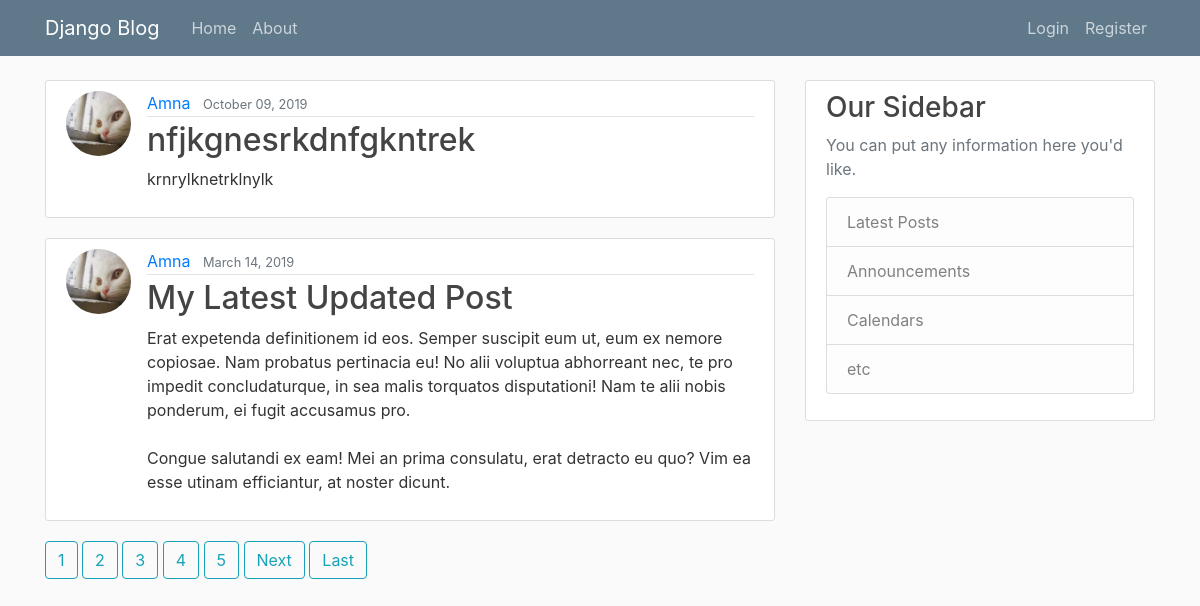
Screenshot of /blog/ with the database file from the repository.
### blog/models.py (models this page shows, shortened)
class Post(models.Model):
	title=models.CharField(max_length=100)
	content=models.TextField()
	date_posted=models.DateTimeField(default=timezone.now)
	author=models.ForeignKey(User, on_delete=models.CASCADE)

### users/models.py (models this page shows, shortened)
class Profile(models.Model):
	user=models.OneToOneField(User, on_delete=models.CASCADE)
	image=models.ImageField(default='default.jpg', upload_to='profile_pics')

### blog/views.py (the view)
# urls.py: path('', PostListView.as_view(), name='blog-home'),
class PostListView(ListView):
	model=Post
	template_name='blog/home.html'
	context_object_name='posts'
	ordering=['-date_posted']
	paginate_by= 2

### blog/templates/blog/home.html (shortened to what this page needs)
{% extends "blog/base.html" %}
{% block content %}
	{% for post in posts %}
		<article class="media content-section">
			<img class="rounded-circle article-img" src="{{post.author.profile.image.url}}"></img>
		  <div class="media-body">
		    <div class="article-metadata">
		      <a class="mr-2" href="{% url 'user-posts' post.author.username %}">{{ post.author }}</a>
		      <small class="text-muted">{{ post.date_posted|date:"F d, Y" }}</small>
		    </div>
		    <h2><a class="article-title" href="{% url 'post-detail' post.id %}">{{ post.title }}</a></h2>
		    <p class="article-content">{{ post.content }}</p>
		  </div>
		</article>
	{% endfor %}
    {% if is_paginated %}
		{% for i in page_obj.paginator.page_range %}
		    {% if page_obj.number == i %}
		        <a class="btn btn-outline-info mb-4" href="?page={{i}}">{{i}}</a>
		    {% elif i > page_obj.number|add:'-5' and i < page_obj.number|add:'5' %}
		        <a class="btn btn-outline-info mb-4" href="?page={{i}}">{{ i }}</a>
		    {% endif %}
		{% endfor %}
		{% if page_obj.has_next %}
		    <a class="btn btn-outline-info mb-4" href="?page={{page_obj.next_page_number}}">Next</a>
			<a class="btn btn-outline-info mb-4" href="?page={{page_obj.paginator.num_pages}}">Last</a>
		{% endif %}
	{% endif %}
{% endblock content %}

### blog/templates/blog/base.html (shortened to what this page needs)
{% load static %}
<!DOCTYPE html>
<html>
<head>
    <link rel="stylesheet" href="https://maxcdn.bootstrapcdn.com/bootstrap/4.0.0/css/bootstrap.min.css">
    <link rel="stylesheet" type="text/css" href="{% static 'blog/main.css' %}">
</head>
<body>
	<header class="site-header">
	    <nav class="navbar navbar-expand-md navbar-dark bg-steel fixed-top">
	      <div class="container">
	        <a class="navbar-brand mr-4" href="{% url 'blog-home'%}">Django Blog</a>
	        <div class="collapse navbar-collapse" id="navbarToggle">
	          <div class="navbar-nav mr-auto">
	            <a class="nav-item nav-link" href="{% url 'blog-home'%}">Home</a>
	            <a class="nav-item nav-link" href="{% url 'blog-about'%}">About</a>
	          </div>
	          <div class="navbar-nav">
	          	{% if user.is_authenticated %}
		            <a class="nav-item nav-link" href="{%url 'post-create'%}">New Post</a>
		            <a class="nav-item nav-link" href="{%url 'profile'%}">Profile</a>
					<a class="nav-item nav-link" href="{%url 'logout'%}">Logout</a>
	          	{%else %}
		            <a class="nav-item nav-link" href="{%url 'login'%}">Login</a>
		            <a class="nav-item nav-link" href="{%url 'register'%}">Register</a>
				{%endif%}
	          </div>
	        </div>
	      </div>
	    </nav>
	</header>
	<main role="main" class="container">
		<div class="row">
		<div class="col-md-8">
		  {% block content %}{% endblock %}
		</div>
		<div class="col-md-4">
		  <div class="content-section">
		    <h3>Our Sidebar</h3>
		    <p class='text-muted'>You can put any information here you'd like.
		      <ul class="list-group">
		        <li class="list-group-item list-group-item-light">Latest Posts</li>
		        <li class="list-group-item list-group-item-light">Announcements</li>
		        <li class="list-group-item list-group-item-light">Calendars</li>
		        <li class="list-group-item list-group-item-light">etc</li>
		      </ul>
		    </p>
		  </div>
		</div>
		</div>
	</main>
</body>
</html>

### blog/static/blog/main.css (style rules this page uses)
body { background: #fafafa; color: #333333; margin-top: 5rem; }
h1, h2, h3, h4, h5, h6 { color: #444444; }
ul { margin: 0; }
.bg-steel { background-color: #5f788a; }
.site-header .navbar-nav .nav-link { color: #cbd5db; }
.content-section { background: #ffffff; padding: 10px 20px; border: 1px solid #dddddd; border-radius: 3px; margin-bottom: 20px; }
.article-title { color: #444444; }
.article-content { white-space: pre-line; }
.article-img { height: 65px; width: 65px; margin-right: 16px; }
.article-metadata { padding-bottom: 1px; margin-bottom: 4px; border-bottom: 1px solid #e3e3e3 }

### rows the page displays
Post: author.profile.image (picture), author "Amna", date_posted "October 09, 2019", title "nfjkgnesrkdnfgkntrek", content "krnrylknetrklnylk"
Post: author.profile.image (picture), author "Amna", date_posted "March 14, 2019", title "My Latest Updated Post", content "Erat expetenda definitionem id eos. Semper suscipit eum ut, eum ex nemore copiosae. Nam probatus pertinacia eu! No alii voluptua abhorreant nec, te pro impedit concludaturque, in sea malis torquatos disputationi! Nam te alii nobis ponderum, ei fugit accusamus pro. Congue salutandi ex eam! Mei an prima consulatu, erat detracto eu quo? Vim ea esse utinam efficiantur, at noster dicunt."

### other values shown
{{ i }} "1"
{{ i }} "2" "3" "4" "5"
